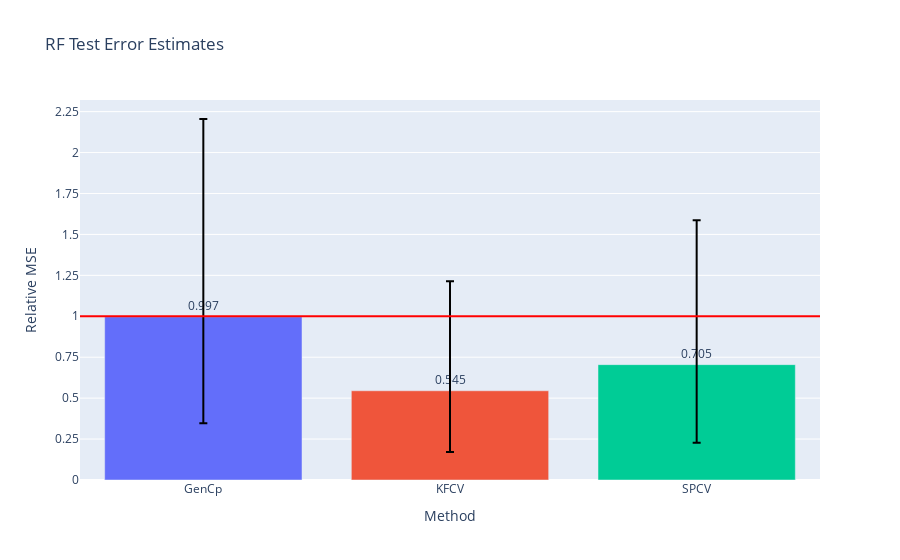

The notebook cell this image was saved under:
### Code cell
fig = go.Figure()
fig.add_trace(go.Bar(
    name='Control',
    x=['GenCp', 'KFCV', 'SPCV'], y=(df/risk).mean(),
    marker_color=px.colors.qualitative.Plotly,
    text=np.around((df/risk).mean(),3),
    textposition='outside',
    error_y=dict(
        type='data',
        color='black',
        symmetric=False,
        array=(df/risk).quantile(.75),
        arrayminus=(df/risk).quantile(.25))
))
fig.add_hline(y=1., line_color='red')
fig.update_layout(
    title="RF Test Error Estimates",
    xaxis_title="Method",
    yaxis_title="Relative MSE",
#     legend_title="Legend Title",
#     font=dict(
#         family="Courier New, monospace",
#         size=18,
#         color="RebeccaPurple"
#     )
)
# ticktext= []
# for i in np.arange()
fig.update_layout(
    yaxis = dict(
        tickmode = 'linear',
        tick0 = 0.,
        dtick = 0.25,
#         ticktext = ticktext,
    )
)
fig.show()

### Figure 1 — Plotly figure (JSON) as saved in the notebook; plotly's stock layout.template omitted (floating-point values rounded to 4 significant figures)
{"data": [{"error_y": {"array": [1.208, 0.6696, 0.8813], "arrayminus": [0.6496, 0.3742, 0.4764], "color": "black", "symmetric": false, "type": "data"}, "marker": {"color": ["#636EFA", "#EF553B", "#00CC96", "#AB63FA", "#FFA15A", "#19D3F3", "#FF6692", "#B6E880", "#FF97FF", "#FECB52"]}, "name": "Control", "text": [0.997, 0.545, 0.705], "textposition": "outside", "type": "bar", "x": ["GenCp", "KFCV", "SPCV"], "y": [0.997, 0.545, 0.7046]}], "layout": {"shapes": [{"line": {"color": "red"}, "type": "line", "x0": 0, "x1": 1, "xref": "x domain", "y0": 1, "y1": 1, "yref": "y"}], "title": {"text": "RF Test Error Estimates"}, "xaxis": {"title": {"text": "Method"}}, "yaxis": {"dtick": 0.25, "tick0": 0, "tickmode": "linear", "title": {"text": "Relative MSE"}}}}
